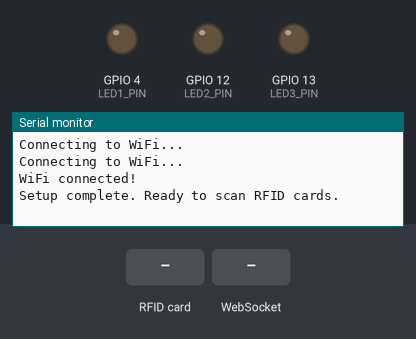
The sketch below on a simulated ESP32. Parts: output pins drawn as LEDs (lit = HIGH), the last lines printed to the serial monitor. Inputs (shaded band) come from the test bench. WiFi joins after 1.5 s; servers stay silent unless stated.

Above: at 3.2 s.
3.3 s: RFID card 5E 7A 19 C4 held to the reader
At 4.5 s:
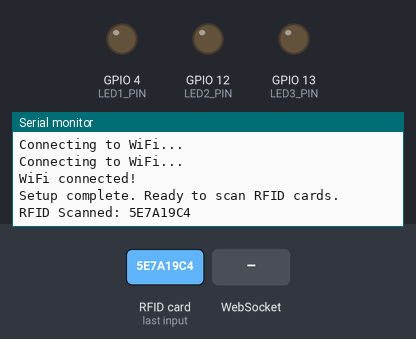
4.8 s: WebSocket text "identify_led:" received
At 5.2 s:
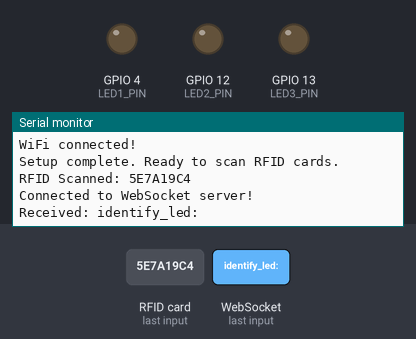

Measured:
- after the input at 3.3 s, the serial monitor: prints a new line at once (image 1)
- after the input at 4.8 s, the serial monitor: prints a new line at once (image 2)

The sketch:

led_identifier.ino
```cpp
#include <WiFi.h>
#include <WebSocketsClient.h>
#include <MFRC522v2.h>
#include <MFRC522DriverSPI.h>
#include <MFRC522DriverPinSimple.h>
#include <SPI.h>

#define SS_PIN 5      // RFID SDA Pin (GPIO 5)
#define RST_PIN 27    // RFID Reset Pin (GPIO 27)

#define LED1_PIN 4    // GPIO 4
#define LED2_PIN 12   // GPIO 12
#define LED3_PIN 13   // GPIO 13

const char* ssid = "Nothing Happened";
const char* password = "Semicolon123*";

const char* websocketServer = "192.168.1.14"; // WebSocket Server IP
const int websocketPort = 8080;                // WebSocket Server Port

WebSocketsClient webSocket;

// RFID Module
MFRC522DriverPinSimple ss_pin(SS_PIN);
MFRC522DriverSPI driver{ss_pin};
MFRC522 mfrc522{driver};

// WebSocket Event Handler
void webSocketEvent(WStype_t type, uint8_t * payload, size_t length) {
    switch(type) {
        case WStype_CONNECTED:
            Serial.println("Connected to WebSocket server!");
            webSocket.sendTXT("ESP32 connected");
            break;

        case WStype_TEXT: {
            String message = String((char*)payload);
            Serial.println("Received: " + message);

            if (message.startsWith("identify_led:")) {
                String ledPin = message.substring(13); // Extract LED Pin
                if (ledPin == "4") digitalWrite(LED1_PIN, HIGH);
                else if (ledPin == "12") digitalWrite(LED2_PIN, HIGH);
                else if (ledPin == "13") digitalWrite(LED3_PIN, HIGH);

                delay(5000); // LED stays on for 5 seconds
                digitalWrite(LED1_PIN, LOW);
                digitalWrite(LED2_PIN, LOW);
                digitalWrite(LED3_PIN, LOW);
            }
        }
        break;

        case WStype_DISCONNECTED:
            Serial.println("Disconnected from WebSocket server.");
            break;
    }
}

void setup() {
    Serial.begin(115200);
    SPI.begin();

    WiFi.begin(ssid, password);
    while (WiFi.status() != WL_CONNECTED) {
        delay(1000);
        Serial.println("Connecting to WiFi...");
    }
    Serial.println("WiFi connected!");

    webSocket.begin(websocketServer, websocketPort, "/");
    webSocket.onEvent(webSocketEvent);

    mfrc522.PCD_Init();

    pinMode(LED1_PIN, OUTPUT);
    pinMode(LED2_PIN, OUTPUT);
    pinMode(LED3_PIN, OUTPUT);

    digitalWrite(LED1_PIN, LOW);
    digitalWrite(LED2_PIN, LOW);
    digitalWrite(LED3_PIN, LOW);

    Serial.println("Setup complete. Ready to scan RFID cards.");
}

void loop() {
    webSocket.loop();

    // Check for RFID presence
    if (mfrc522.PICC_IsNewCardPresent() && mfrc522.PICC_ReadCardSerial()) {
        String scannedRFID = "";

        // Convert UID to string
        for (byte i = 0; i < mfrc522.uid.size; i++) {
            scannedRFID += String(mfrc522.uid.uidByte[i], HEX);
        }

        scannedRFID.toUpperCase(); // Convert to uppercase for consistency
        Serial.println("RFID Scanned: " + scannedRFID);

        // Send scanned RFID to WebSocket server
        webSocket.sendTXT("rfid_scan:" + scannedRFID);

        delay(1000); // Small delay for stability
    }
}
```
